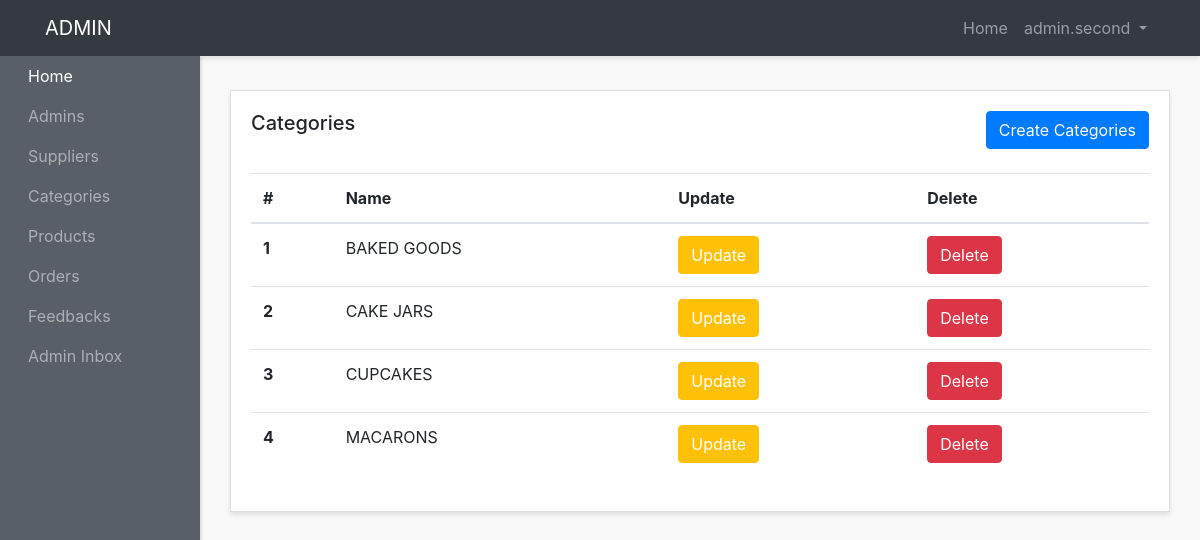
The app's page /admin-panel/categories-admins/show-categories.php (signed in) with its own data.
### tables this page shows
CREATE TABLE `categories` (
  `id` int(3) NOT NULL,
  `name` varchar(200) NOT NULL,
  `image` varchar(200) NOT NULL,
  `icon` varchar(200) NOT NULL,
  `description` varchar(200) NOT NULL,
  `created_at` timestamp NOT NULL DEFAULT current_timestamp()
);

### admin-panel/categories-admins/show-categories.php (the view, shortened to what this page needs)
<?php require("../layouts/header.php")?>
<?php require("../../config/config.php")?>
<?php
$categories=$conn-> query("SELECT* FROM categories");
$categories->execute();
$allCategories=$categories->fetchAll(PDO::FETCH_OBJ);
?>
          <div class="row">
        <div class="col">
          <div class="card">
            <div class="card-body">
              <h5 class="card-title mb-4 d-inline">Categories</h5>
             <a  href="<?php echo ADMINURL;?>/categories-admins/create-category.php" class="btn btn-primary mb-4 text-center float-right">Create Categories</a>
              <table class="table">
                <thead>
                  <tr>
                    <th scope="col">#</th>
                    <th scope="col">Name</th>
                    <th scope="col">Update</th>
                    <th scope="col">Delete</th>
                  </tr>
                </thead>
                <tbody>
                  <?php
                  $counter=1;
                  foreach($allCategories as $category):?>
                  <tr>
                    <th scope="row"><?php echo $counter++;?></th>
                    <td><?php echo $category->name;?></td>
                    <td><a  href="update-category.php?id=<?php echo $category->id;?>" class="btn btn-warning text-white text-center ">Update </a></td>
                    <td><a href="delete-category.php?id=<?php echo $category->id;?>" class="btn btn-danger  text-center ">Delete </a></td>
                </tr>
                <?php endforeach;?>
                </tbody>
              </table>
            </div>
          </div>
        </div>
      </div>
      <?php require("../layouts/footer.php")?>

### admin-panel/styles/style.css (style rules this page uses)
body { background:#f9f9f9; }
.card { margin-bottom: 15px; border-radius:0; box-shadow: 0 3px 5px rgba(0,0,0,.1); }

### records on screen
categories: name "BAKED GOODS"
categories: name "CAKE JARS"
categories: name "CUPCAKES"
categories: name "MACARONS"

### other values on screen
$_SESSION['adminname'] "admin.second"
